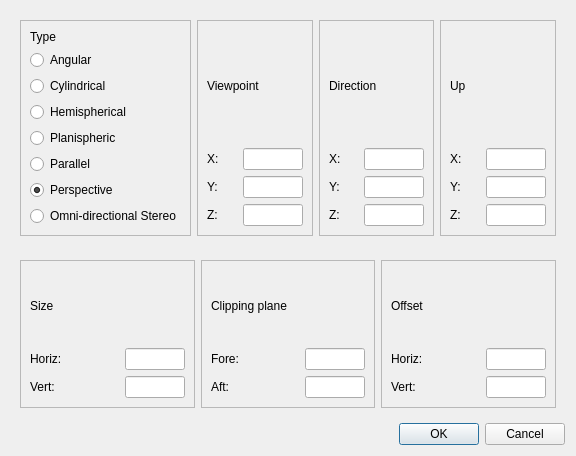
<?xml version="1.0" encoding="UTF-8"?>
<ui version="4.0">
 <class>viewDialog</class>
 <widget class="QDialog" name="viewDialog">
  <property name="geometry">
   <rect>
    <x>0</x>
    <y>0</y>
    <width>576</width>
    <height>456</height>
   </rect>
  </property>
  <property name="windowTitle">
   <string>View</string>
  </property>
  <layout class="QVBoxLayout" name="verticalLayout_2">
   <item>
    <widget class="QWidget" name="topWidget" native="true">
     <layout class="QHBoxLayout" name="horizontalLayout">
      <item>
       <widget class="QFrame" name="typeFrame">
        <property name="frameShape">
         <enum>QFrame::StyledPanel</enum>
        </property>
        <property name="frameShadow">
         <enum>QFrame::Raised</enum>
        </property>
        <layout class="QVBoxLayout" name="verticalLayout">
         <item>
          <widget class="QLabel" name="label">
           <property name="text">
            <string>Type</string>
           </property>
          </widget>
         </item>
         <item>
          <widget class="QRadioButton" name="angular">
           <property name="text">
            <string>Angular</string>
           </property>
          </widget>
         </item>
         <item>
          <widget class="QRadioButton" name="cylindrical">
           <property name="text">
            <string>Cylindrical</string>
           </property>
          </widget>
         </item>
         <item>
          <widget class="QRadioButton" name="hemispherical">
           <property name="text">
            <string>Hemispherical</string>
           </property>
          </widget>
         </item>
         <item>
          <widget class="QRadioButton" name="planispheric">
           <property name="text">
            <string>Planispheric</string>
           </property>
          </widget>
         </item>
         <item>
          <widget class="QRadioButton" name="parallel">
           <property name="text">
            <string>Parallel</string>
           </property>
          </widget>
         </item>
         <item>
          <widget class="QRadioButton" name="perspective">
           <property name="text">
            <string>Perspective</string>
           </property>
           <property name="checked">
            <bool>true</bool>
           </property>
          </widget>
         </item>
         <item>
          <widget class="QRadioButton" name="ods">
           <property name="text">
            <string>Omni‐directional Stereo</string>
           </property>
          </widget>
         </item>
        </layout>
       </widget>
      </item>
      <item>
       <widget class="QFrame" name="viewFrame">
        <property name="frameShape">
         <enum>QFrame::StyledPanel</enum>
        </property>
        <property name="frameShadow">
         <enum>QFrame::Raised</enum>
        </property>
        <layout class="QGridLayout" name="gridLayout">
         <item row="0" column="0" colspan="2">
          <widget class="QLabel" name="label_5">
           <property name="text">
            <string>Viewpoint</string>
           </property>
          </widget>
         </item>
         <item row="1" column="0">
          <widget class="QLabel" name="label_2">
           <property name="text">
            <string>X:</string>
           </property>
          </widget>
         </item>
         <item row="1" column="1">
          <widget class="QLineEdit" name="viewX">
           <property name="sizePolicy">
            <sizepolicy hsizetype="Maximum" vsizetype="Fixed">
             <horstretch>0</horstretch>
             <verstretch>0</verstretch>
            </sizepolicy>
           </property>
           <property name="maximumSize">
            <size>
             <width>60</width>
             <height>16777215</height>
            </size>
           </property>
          </widget>
         </item>
         <item row="2" column="0">
          <widget class="QLabel" name="label_3">
           <property name="text">
            <string>Y:</string>
           </property>
          </widget>
         </item>
         <item row="2" column="1">
          <widget class="QLineEdit" name="viewY">
           <property name="sizePolicy">
            <sizepolicy hsizetype="Maximum" vsizetype="Fixed">
             <horstretch>0</horstretch>
             <verstretch>0</verstretch>
            </sizepolicy>
           </property>
           <property name="maximumSize">
            <size>
             <width>60</width>
             <height>16777215</height>
            </size>
           </property>
          </widget>
         </item>
         <item row="3" column="0">
          <widget class="QLabel" name="label_4">
           <property name="text">
            <string>Z:</string>
           </property>
          </widget>
         </item>
         <item row="3" column="1">
          <widget class="QLineEdit" name="viewZ">
           <property name="sizePolicy">
            <sizepolicy hsizetype="Maximum" vsizetype="Fixed">
             <horstretch>0</horstretch>
             <verstretch>0</verstretch>
            </sizepolicy>
           </property>
           <property name="maximumSize">
            <size>
             <width>60</width>
             <height>16777215</height>
            </size>
           </property>
          </widget>
         </item>
        </layout>
       </widget>
      </item>
      <item>
       <widget class="QFrame" name="directionFrame">
        <property name="frameShape">
         <enum>QFrame::StyledPanel</enum>
        </property>
        <property name="frameShadow">
         <enum>QFrame::Raised</enum>
        </property>
        <layout class="QGridLayout" name="gridLayout_2">
         <item row="0" column="0" colspan="2">
          <widget class="QLabel" name="label_12">
           <property name="text">
            <string>Direction</string>
           </property>
          </widget>
         </item>
         <item row="1" column="0">
          <widget class="QLabel" name="label_6">
           <property name="text">
            <string>X:</string>
           </property>
          </widget>
         </item>
         <item row="1" column="1">
          <widget class="QLineEdit" name="dirX">
           <property name="sizePolicy">
            <sizepolicy hsizetype="Maximum" vsizetype="Fixed">
             <horstretch>0</horstretch>
             <verstretch>0</verstretch>
            </sizepolicy>
           </property>
           <property name="maximumSize">
            <size>
             <width>60</width>
             <height>16777215</height>
            </size>
           </property>
          </widget>
         </item>
         <item row="2" column="0">
          <widget class="QLabel" name="label_7">
           <property name="text">
            <string>Y:</string>
           </property>
          </widget>
         </item>
         <item row="2" column="1">
          <widget class="QLineEdit" name="dirY">
           <property name="sizePolicy">
            <sizepolicy hsizetype="Maximum" vsizetype="Fixed">
             <horstretch>0</horstretch>
             <verstretch>0</verstretch>
            </sizepolicy>
           </property>
           <property name="maximumSize">
            <size>
             <width>60</width>
             <height>16777215</height>
            </size>
           </property>
          </widget>
         </item>
         <item row="3" column="0">
          <widget class="QLabel" name="label_8">
           <property name="text">
            <string>Z:</string>
           </property>
          </widget>
         </item>
         <item row="3" column="1">
          <widget class="QLineEdit" name="dirZ">
           <property name="sizePolicy">
            <sizepolicy hsizetype="Maximum" vsizetype="Fixed">
             <horstretch>0</horstretch>
             <verstretch>0</verstretch>
            </sizepolicy>
           </property>
           <property name="maximumSize">
            <size>
             <width>60</width>
             <height>16777215</height>
            </size>
           </property>
          </widget>
         </item>
        </layout>
       </widget>
      </item>
      <item>
       <widget class="QFrame" name="upFrame">
        <property name="frameShape">
         <enum>QFrame::StyledPanel</enum>
        </property>
        <property name="frameShadow">
         <enum>QFrame::Raised</enum>
        </property>
        <layout class="QGridLayout" name="gridLayout_3">
         <item row="0" column="0" colspan="2">
          <widget class="QLabel" name="label_13">
           <property name="text">
            <string>Up</string>
           </property>
          </widget>
         </item>
         <item row="1" column="0">
          <widget class="QLabel" name="label_9">
           <property name="text">
            <string>X:</string>
           </property>
          </widget>
         </item>
         <item row="1" column="1">
          <widget class="QLineEdit" name="upX">
           <property name="sizePolicy">
            <sizepolicy hsizetype="Maximum" vsizetype="Fixed">
             <horstretch>0</horstretch>
             <verstretch>0</verstretch>
            </sizepolicy>
           </property>
           <property name="maximumSize">
            <size>
             <width>60</width>
             <height>16777215</height>
            </size>
           </property>
          </widget>
         </item>
         <item row="2" column="0">
          <widget class="QLabel" name="label_10">
           <property name="text">
            <string>Y:</string>
           </property>
          </widget>
         </item>
         <item row="2" column="1">
          <widget class="QLineEdit" name="upY">
           <property name="sizePolicy">
            <sizepolicy hsizetype="Maximum" vsizetype="Fixed">
             <horstretch>0</horstretch>
             <verstretch>0</verstretch>
            </sizepolicy>
           </property>
           <property name="maximumSize">
            <size>
             <width>60</width>
             <height>16777215</height>
            </size>
           </property>
          </widget>
         </item>
         <item row="3" column="0">
          <widget class="QLabel" name="label_11">
           <property name="text">
            <string>Z:</string>
           </property>
          </widget>
         </item>
         <item row="3" column="1">
          <widget class="QLineEdit" name="upZ">
           <property name="sizePolicy">
            <sizepolicy hsizetype="Maximum" vsizetype="Fixed">
             <horstretch>0</horstretch>
             <verstretch>0</verstretch>
            </sizepolicy>
           </property>
           <property name="maximumSize">
            <size>
             <width>60</width>
             <height>16777215</height>
            </size>
           </property>
          </widget>
         </item>
        </layout>
       </widget>
      </item>
     </layout>
    </widget>
   </item>
   <item>
    <widget class="QWidget" name="bottomWidget" native="true">
     <layout class="QHBoxLayout" name="horizontalLayout_2">
      <item>
       <widget class="QFrame" name="sizeFrame">
        <property name="frameShape">
         <enum>QFrame::StyledPanel</enum>
        </property>
        <property name="frameShadow">
         <enum>QFrame::Raised</enum>
        </property>
        <layout class="QGridLayout" name="gridLayout_4">
         <item row="0" column="0">
          <widget class="QLabel" name="label_16">
           <property name="text">
            <string>Size</string>
           </property>
          </widget>
         </item>
         <item row="1" column="0">
          <widget class="QLabel" name="label_14">
           <property name="text">
            <string>Horiz:</string>
           </property>
          </widget>
         </item>
         <item row="1" column="1">
          <widget class="QLineEdit" name="sizeHoriz">
           <property name="maximumSize">
            <size>
             <width>60</width>
             <height>16777215</height>
            </size>
           </property>
          </widget>
         </item>
         <item row="2" column="0">
          <widget class="QLabel" name="label_15">
           <property name="text">
            <string>Vert:</string>
           </property>
          </widget>
         </item>
         <item row="2" column="1">
          <widget class="QLineEdit" name="sizeVert">
           <property name="maximumSize">
            <size>
             <width>60</width>
             <height>16777215</height>
            </size>
           </property>
          </widget>
         </item>
        </layout>
       </widget>
      </item>
      <item>
       <widget class="QFrame" name="frame_2">
        <property name="frameShape">
         <enum>QFrame::StyledPanel</enum>
        </property>
        <property name="frameShadow">
         <enum>QFrame::Raised</enum>
        </property>
        <layout class="QGridLayout" name="gridLayout_5">
         <item row="0" column="0" colspan="2">
          <widget class="QLabel" name="label_19">
           <property name="text">
            <string>Clipping plane</string>
           </property>
          </widget>
         </item>
         <item row="1" column="0">
          <widget class="QLabel" name="label_17">
           <property name="text">
            <string>Fore:</string>
           </property>
          </widget>
         </item>
         <item row="1" column="1">
          <widget class="QLineEdit" name="fore">
           <property name="maximumSize">
            <size>
             <width>60</width>
             <height>16777215</height>
            </size>
           </property>
          </widget>
         </item>
         <item row="2" column="0">
          <widget class="QLabel" name="label_18">
           <property name="text">
            <string>Aft:</string>
           </property>
          </widget>
         </item>
         <item row="2" column="1">
          <widget class="QLineEdit" name="aft">
           <property name="maximumSize">
            <size>
             <width>60</width>
             <height>16777215</height>
            </size>
           </property>
          </widget>
         </item>
        </layout>
       </widget>
      </item>
      <item>
       <widget class="QFrame" name="frame_3">
        <property name="frameShape">
         <enum>QFrame::StyledPanel</enum>
        </property>
        <property name="frameShadow">
         <enum>QFrame::Raised</enum>
        </property>
        <layout class="QGridLayout" name="gridLayout_6">
         <item row="0" column="0">
          <widget class="QLabel" name="label_22">
           <property name="text">
            <string>Offset</string>
           </property>
          </widget>
         </item>
         <item row="1" column="0">
          <widget class="QLabel" name="label_20">
           <property name="text">
            <string>Horiz:</string>
           </property>
          </widget>
         </item>
         <item row="1" column="1">
          <widget class="QLineEdit" name="offsetHoriz">
           <property name="maximumSize">
            <size>
             <width>60</width>
             <height>16777215</height>
            </size>
           </property>
          </widget>
         </item>
         <item row="2" column="0">
          <widget class="QLabel" name="label_21">
           <property name="text">
            <string>Vert:</string>
           </property>
          </widget>
         </item>
         <item row="2" column="1">
          <widget class="QLineEdit" name="offsetVert">
           <property name="maximumSize">
            <size>
             <width>60</width>
             <height>16777215</height>
            </size>
           </property>
          </widget>
         </item>
        </layout>
       </widget>
      </item>
     </layout>
    </widget>
   </item>
   <item>
    <widget class="QDialogButtonBox" name="buttonBox">
     <property name="orientation">
      <enum>Qt::Horizontal</enum>
     </property>
     <property name="standardButtons">
      <set>QDialogButtonBox::Cancel|QDialogButtonBox::Ok</set>
     </property>
    </widget>
   </item>
  </layout>
 </widget>
 <resources/>
 <connections>
  <connection>
   <sender>buttonBox</sender>
   <signal>accepted()</signal>
   <receiver>viewDialog</receiver>
   <slot>accept()</slot>
   <hints>
    <hint type="sourcelabel">
     <x>248</x>
     <y>254</y>
    </hint>
    <hint type="destinationlabel">
     <x>157</x>
     <y>274</y>
    </hint>
   </hints>
  </connection>
  <connection>
   <sender>buttonBox</sender>
   <signal>rejected()</signal>
   <receiver>viewDialog</receiver>
   <slot>reject()</slot>
   <hints>
    <hint type="sourcelabel">
     <x>316</x>
     <y>260</y>
    </hint>
    <hint type="destinationlabel">
     <x>286</x>
     <y>274</y>
    </hint>
   </hints>
  </connection>
 </connections>
</ui>
